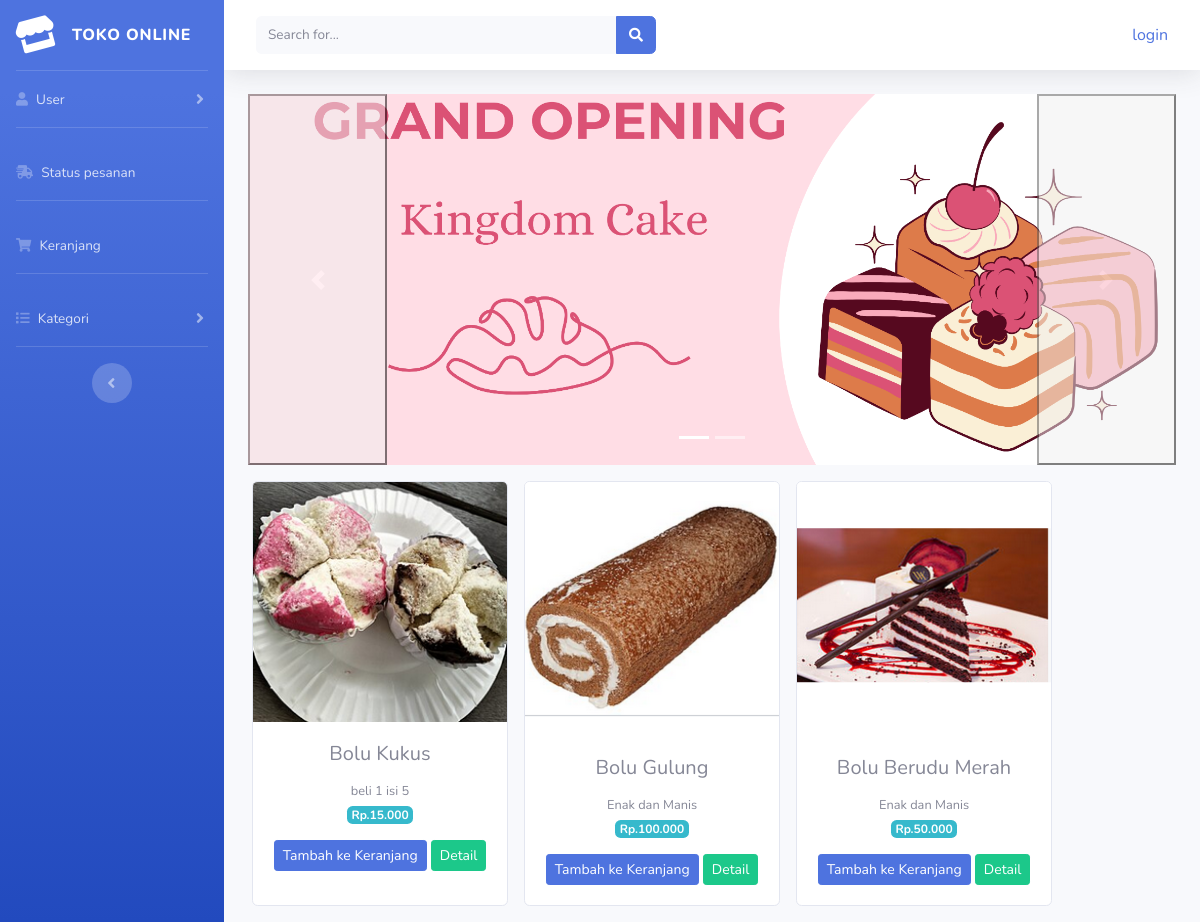
Page /index.php/kategori/bolu on the earlier database version.
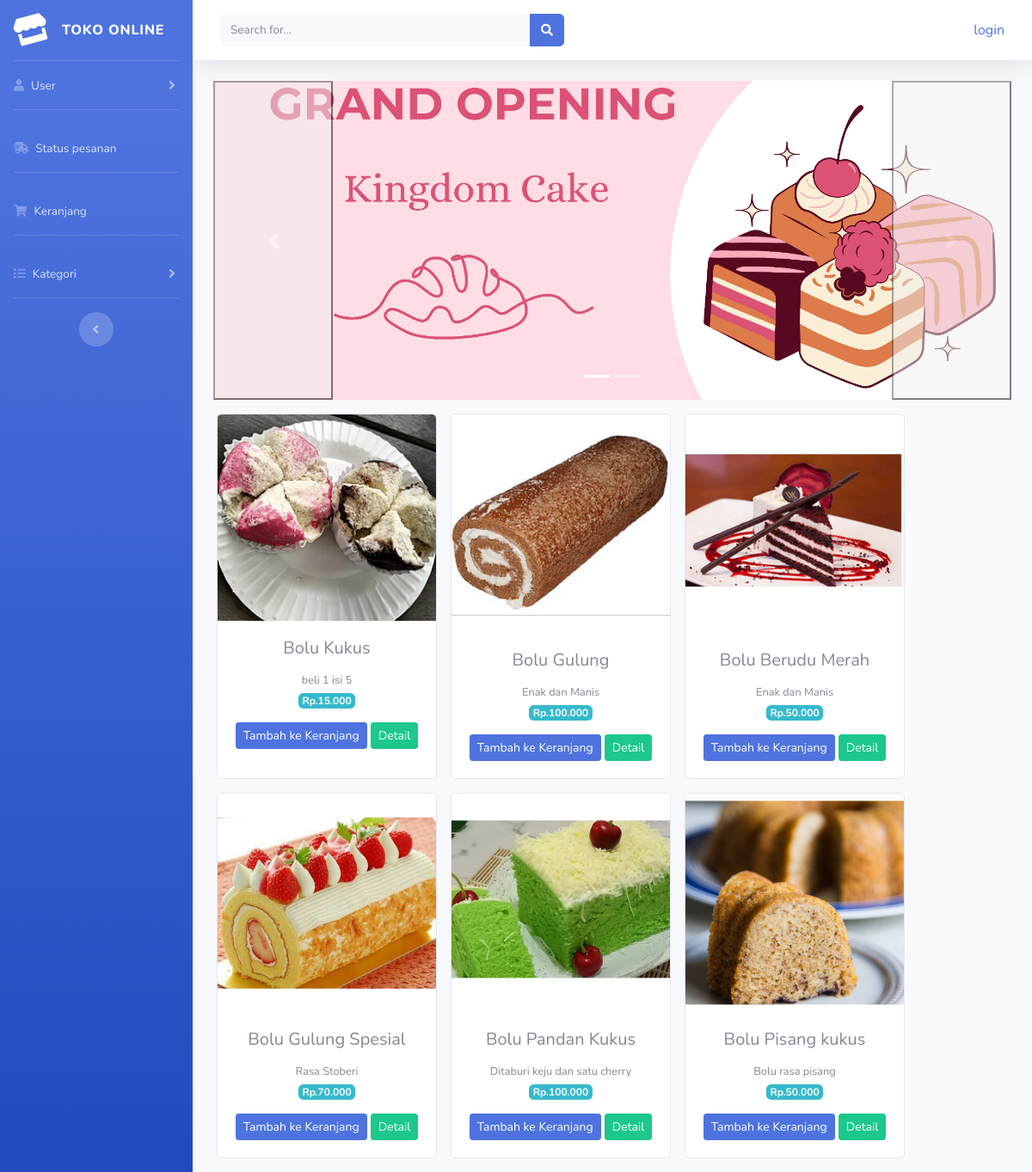
Same page on the later database version.
### tables this page shows
CREATE TABLE `tb_barang` (
  `id_brg` int(11) NOT NULL,
  `nama_brg` varchar(128) NOT NULL,
  `keterangan` varchar(225) NOT NULL,
  `kategori` varchar(60) NOT NULL,
  `harga` int(11) NOT NULL,
  `stok` int(4) NOT NULL,
  `gambar` text NOT NULL
);

### application/controllers/kategori.php (called while the page is built, shortened)
<?php
class kategori extends CI_Controller
{
    public function bolu()
    {
        $data['bolu'] = $this->model_kategori->data_bolu()->result();
        $data['title'] = 'Kategori Bolu';
        $this->load->view('templates/header', $data);
        $this->load->view('templates/sidebar');
        $this->load->view('kategori/bolu', $data);
        $this->load->view('templates/footer');
    }
}

### index.php (called while the page is built, shortened)
<?php
require_once BASEPATH.'core/CodeIgniter.php';

### application/models/model_kategori.php (called while the page is built, shortened)
<?php
class model_kategori extends CI_Model
{
    public function data_bolu()
    {
        return $this->db->get_where('tb_barang', array('kategori' => 'Bolu'));
    }
}

### application/views/kategori/bolu.php (the view, shortened to what this page needs)
<div class="container-fluid">
    <div id="carouselExampleIndicators" class="carousel slide" data-ride="carousel">
        <ol class="carousel-indicators">
            <li data-target="#carouselExampleIndicators" data-slide-to="0" class="active"></li>
            <li data-target="#carouselExampleIndicators" data-slide-to="1"></li>
        </ol>
        <div class="carousel-inner">
            <div class="carousel-item active">
                <img src="<?php echo base_url('assets/img/slider/grandopening.png') ?>" class="d-block w-100" alt="...">
            </div>
        </div>
        <button class="carousel-control-prev" type="button" data-target="#carouselExampleIndicators" data-slide="prev">
            <span class="carousel-control-prev-icon" aria-hidden="true"></span>
        </button>
        <button class="carousel-control-next" type="button" data-target="#carouselExampleIndicators" data-slide="next">
            <span class="carousel-control-next-icon" aria-hidden="true"></span>
        </button>
    </div>
    <div class="row text-center mt-3">
        <?php foreach ($bolu as $brg) : ?>
            <div class="card ml-3 mb-3" style="width: 16rem;">
                <img src="<?php echo base_url() . '/uploads/' . $brg->gambar ?>" class="card-img-top" alt="...">
                <div class="card-body">
                    <h5 class="card-title"><?php echo $brg->nama_brg ?></h5>
                    <small><?php echo $brg->keterangan  ?></small><br>
                    <span class="badge badge-info mb-3">Rp.<?php echo number_format($brg->harga, 0, ',', '.') ?></span><br>
                    <?php
                    if ($brg->stok > 0) {
                        echo anchor('dashboard/tambah_ke_keranjang/' . $brg->id_brg, '<div class="btn btn-sm btn-primary"> Tambah ke Keranjang </div>');
                    } else {
                        echo '<div class="btn btn-sm btn-danger"> Habis </div>';
                    }
                    ?>
                    <?php echo anchor('dashboard/detail/' . $brg->id_brg, '<div class="btn btn-sm btn-success"> Detail </div>') ?>
                </div>
            </div>
        <?php endforeach ?>
    </div>
</div>

Differences in the rows shown:
added tb_barang: gambar (picture), nama_brg "Bolu Gulung Spesial", keterangan "Rasa Stoberi", harga "70.000", id_brg "Tambah ke Keranjang", id_brg "Detail"
added tb_barang: gambar (picture), nama_brg "Bolu Pandan Kukus", keterangan "Ditaburi keju dan satu cherry", harga "100.000", id_brg "Tambah ke Keranjang", id_brg "Detail"
added tb_barang: gambar (picture), nama_brg "Bolu Pisang kukus", keterangan "Bolu rasa pisang", harga "50.000", id_brg "Tambah ke Keranjang", id_brg "Detail"
